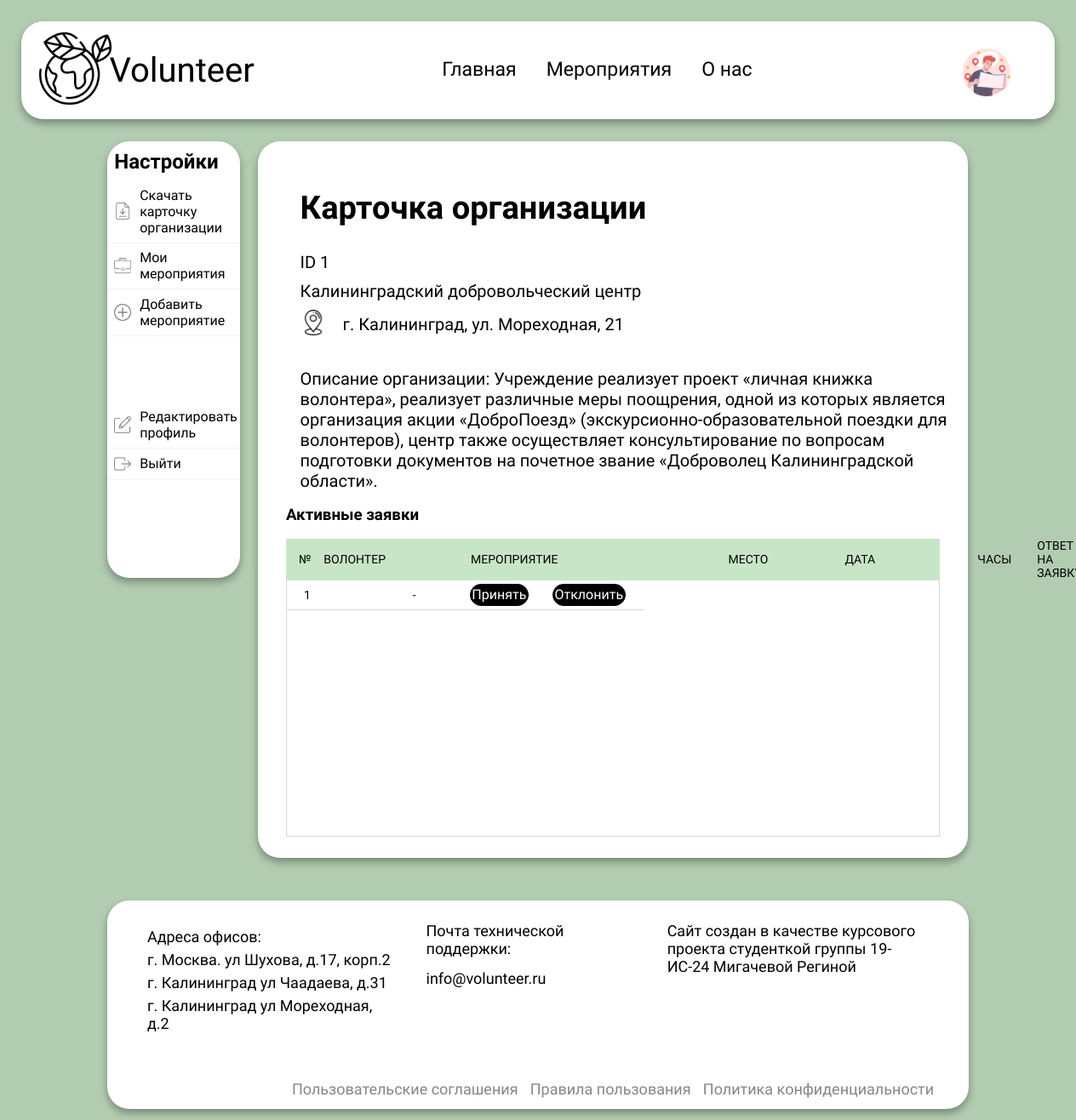
/application/views/profile_organ.php (signed in), run on the app's committed database.
### tables this page shows
CREATE TABLE `organizator` (
  `id_organiz` int NOT NULL,
  `nazvanie_org` varchar(200) NOT NULL,
  `adres` varchar(200) NOT NULL,
  `opisanie` varchar(500) NOT NULL,
  `fk_user` int NOT NULL,
  `tel` varchar(200) NOT NULL
);

### application/views/profile_organ.php (the view, shortened to what this page needs)
<?php
include '../conf/db.php';
$id_user = $_SESSION['user']['id_user'];
$select = mysqli_query($connect, "SELECT * FROM `organizator` WHERE `fk_user` = '$id_user'");
$profile_o = mysqli_fetch_assoc($select);
$r = mysqli_query($connect, "SELECT * FROM `zayavka`, `events`, `volonter`, `organizator` WHERE `zayavka`.`fk_volonter`=`volonter`.`id_volonter` and `zayavka`.`fk_events`=`events`.`id_events` and `events`.`fk_organiz` = `organizator`.`id_organiz` and `id_organiz`=$profile_o[id_organiz] and `zayavka`.`status`='progress'");
$myrow = mysqli_fetch_array($r);
?>
<!DOCTYPE html>
<html lang="en">
<head>
    <link rel="stylesheet" href="/css/style.css">
    <link rel="stylesheet" href="https://cdnjs.cloudflare.com/ajax/libs/animate.css/4.1.1/animate.min.css" />
</head>
<body>
    <section class="header">
        <nav>
            <a href="/index.php"><img src="/img/assets/logo.png"></a>
            <p>Volunteer</p>
            <div class="nav-links" id="navLinks">
                <ul style="padding-right: 10%;">
                    <li><a href="/index.php">Главная</a></li>
                    <li><a href="events.php">Мероприятия</a></li>
                    <li><a href="contacts.php">О нас</a></li>
                </ul>
            </div>
            <div class="action">
                <div class="profile_small" onclick="menuToggle()">
                    <img src="/img/monitoring.png" alt="">
                </div>
            </div>
        </nav>
    </section>
    <section class="profile_o">
        <div class="profile_o_menu">
            <h1>Настройки</h1>
            <div class="profile_o_container">
                <ul>
                    <li><img src="/img/assets/file.png" alt=""><a onclick="printDiv()">Скачать карточку организации</a>
                    </li>
                    <li><img src="/img/assets/suitcase.png" alt=""><a href="organizator_events.php">Мои мероприятия</a>
                    </li>
                    <li><img src="/img/assets/plus.png" alt=""><a href="add_event.php">Добавить мероприятие</a>
                    </li>
                </ul>
                <ul>
                    <li><img src="/img/assets/edit.png" alt=""><a href="edit_organ.php">Редактировать профиль</a></li>
                    <li><img src="/img/assets/logout.png" alt=""><a href="../core/logout.php">Выйти</a></li>
                </ul>
            </div>
        </div>
        <div class="profile_org">
            <h2>Карточка организации</h2>
            <div class="main_i_o" id="profile_org">
                <p>ID
                    <?= $profile_o['id_organiz'] ?>
                </p>
                <p>
                    <?= $profile_o['nazvanie_org'] ?>
                </p>
                <img src="/img/assets/819865.png" alt="" style="width: 30px;">
                <p class="icon_o">
                    <?= $profile_o['adres'] ?>
                </p>
                <p>Описание организации:
                    <?= $profile_o['opisanie'] ?>
                </p>
            </div>
            <h3>Активные заявки</h3>
            <div class="tbl4-header">
                <table cellpadding="0" cellspacing="0">
                    <thead>
                        <tr>
                            <th scope='col'>№</th>
                            <th scope='col'>Волонтер</th>
                            <th scope='col'>Мероприятие</th>
                            <th scope='col'>Место</th>
                            <th scope='col'>Дата</th>
                            <th scope='col'>Часы</th>
                            <th scope='col'>Ответ на заявку</th>
                        </tr>
                    </thead>
                </table>
            </div>
            <div class="tbl4-content">
                <table cellpadding="0" cellspacing="0">
                    <tbody>
                        <?php
                        $i = 1;
                        do {
                            echo "<tr>";
                            echo "<td>";
                            echo $i++;
                            echo "</td>
					<td>$myrow[fio]</td>
					<td>$myrow[nazvanie]</td>
					<td>$myrow[adres_events]</td>
                    <td>$myrow[data_start] - $myrow[data_finish]</td>
                    <td>$myrow[chas]</td>
                    <td><a href='../core/accept_z.php?id=$myrow[id_zayavka]' class='btn_zayavka'>Принять</a></td>
                    <td><a href='../core/declined_z.php?id=$myrow[id_zayavka]' class='btn_zayavka'>Отклонить</a></td>
				</tr>";
                        }
                        while ($myrow = mysqli_fetch_array($r));
                        echo "</table>";
                        ?>
            </div>
        </div>
    </section>
    <footer>
        <div class="footer">
            <div class="adresa">
                <p>Адреса офисов:</p>
                <p>г. Москва. ул Шухова, д.17, корп.2</p>
                <p>г. Калининград ул Чаадаева, д.31</p>
                <p>г. Калининград ул Мореходная, д.2</p>
            </div>
            <div class="email">
                <p>Почта технической поддержки:</p>
                <a href="#">info@volunteer.ru</a>
            </div>
            <div class="me">
                <p>Сайт создан в качестве курсового проекта студенткой группы 19-ИС-24 Мигачевой Региной</p>
            </div>
        </div>
        <div class="links_b">
            <a href="#">Пользовательские соглашения</a>
            <a href="#">Правила пользования</a>
            <a href="#">Политика конфиденциальности</a>
        </div>
    </footer>
</body>
</html>

### data on the page
organizator: id_organiz "1", nazvanie_org "Калининградский добровольческий центр", adres "г. Калининград, ул. Мореходная, 21", opisanie "Учреждение реализует проект «личная книжка волонтера», реализует различные меры поощрения, одной из которых является организация акции «ДоброПоезд» (экскурсионно-образовательной поездки для волонтеров), центр также осуществляет консультирование по вопросам подготовки документов на почетное звание «Доброволец Калининградской области»."
